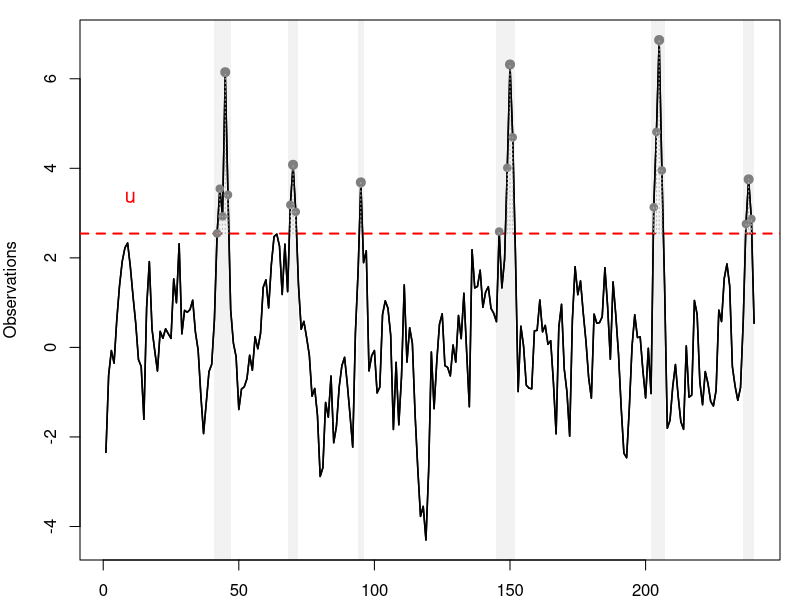
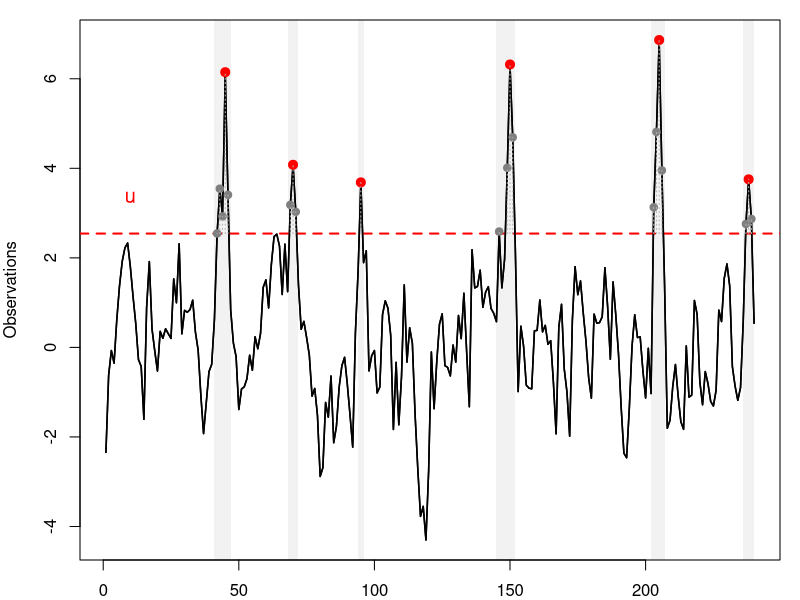

Source code (R) for these figures, in order:
# =========================================================
# Declustering illustration
#
# Idea:
# - exceedances occur in temporal clusters
# - keep only the cluster maximum
# - discard dependent exceedances nearby
# =========================================================

set.seed(123)

# ---------------------------------------------------------
# Simulate dependent series
# ---------------------------------------------------------
n <- 240

x <- arima.sim(model = list(ar = 0.8), n = n)

# Create clusters of extremes
cluster_centers <- c(45, 95, 150, 205)

for(c in cluster_centers){

  idx <- (c-2):(c+2)

  x[idx] <- x[idx] + c(2,4,6,4,2)
}

t <- 1:n

# ---------------------------------------------------------
# Threshold
# ---------------------------------------------------------
u <- quantile(x, 0.92)

exc <- which(x > u)

# =========================================================
# Simple declustering rule
# If exceedances are within r observations,
# they belong to the same cluster
# =========================================================

r <- 6

clusters <- list()

current_cluster <- exc[1]

for(i in 2:length(exc)){

  if(exc[i] - exc[i-1] <= r){

    current_cluster <- c(current_cluster, exc[i])

  } else {

    clusters[[length(clusters)+1]] <- current_cluster
    current_cluster <- exc[i]
  }
}

clusters[[length(clusters)+1]] <- current_cluster

# ---------------------------------------------------------
# Cluster maxima
# ---------------------------------------------------------
cluster_max_t <- numeric(length(clusters))
cluster_max_x <- numeric(length(clusters))

for(i in seq_along(clusters)){

  idx <- clusters[[i]]

  j <- idx[which.max(x[idx])]

  cluster_max_t[i] <- j
  cluster_max_x[i] <- x[j]
}

# =========================================================
# Plot
# =========================================================
decl_plot <- function(maxima_color = "red"){

par(mar = c(2,4,1,1))

plot(t, x,
     type = "l",
     lwd = 1.5,
     xlab = "",
     ylab = "Observations",
     main = "")

# ---------------------------------------------------------
# Threshold
# ---------------------------------------------------------
abline(h = u,
       col = "red",
       lty = 2,
       lwd = 2)

# ---------------------------------------------------------
# Shade clusters
# ---------------------------------------------------------
for(cl in clusters){

  rect(min(cl)-1,
       par("usr")[3],
       max(cl)+1,
       par("usr")[4],
       col = rgb(0,0,0,0.05),
       border = NA)
}

# Replot series
lines(t, x, lwd = 1.5)

# ---------------------------------------------------------
# All exceedances
# ---------------------------------------------------------
points(exc,
       x[exc],
       pch = 19,
       col = "gray50",
       cex = 1)

# ---------------------------------------------------------
# Cluster maxima kept after declustering
# ---------------------------------------------------------
points(cluster_max_t,
       cluster_max_x,
       pch = 19,
       col = maxima_color,
       cex = 1.2)

# ---------------------------------------------------------
# Optional segments from threshold
# ---------------------------------------------------------
segments(exc,
         u,
         exc,
         x[exc],
         col = "gray70",
         lty = 3)

# ---------------------------------------------------------
# Labels
# ---------------------------------------------------------
text(10,
     u + 0.8,
     labels = expression(u),
     col = "red",
     cex = 1.2)
}

png("slides/figures/declustering1.png",
    width = 1200,
    height = 400,
    res = 150)
decl_plot(maxima_color = "grey50")
dev.off()

png("slides/figures/declustering2.png",
    width = 1200,
    height = 400,
    res = 150)
decl_plot(maxima_color = "red")
dev.off()
